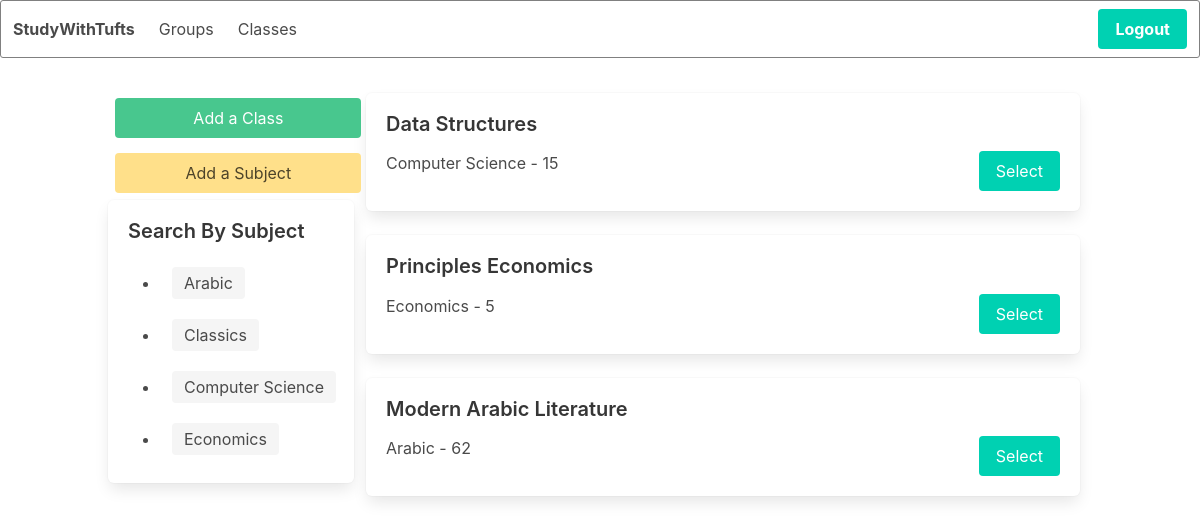
Page /classes/ (signed in) on the committed database.
### classes/models.py (models this page shows, shortened)
class Subject(models.Model):
    title = models.CharField(max_length=100)
    def __str__(self):
        return self.title

class Classes(models.Model):
    title = models.CharField(max_length=100)
    subject = models.ForeignKey(Subject, on_delete=models.CASCADE)
    course_number = models.IntegerField(default=0)

### classes/views.py (the view)
# urls.py: path('', views.index, name='index'),
@login_required(login_url='/login/')
def index(request):
    classes = Classes.objects.all()
    subjects = Subject.objects.all().order_by('title')
    context = {'classes': classes, 'subjects': subjects}
    return render(request, "classes/index.html", context)

### classes/templates/classes/index.html (shortened to what this page needs)
{% extends 'base.html' %}
{%block content%}
<section class="container">
        <div id='forum_container' class="columns">
            <div id='forum_search_container' class="column is-3">
                <a id="padding_bod" href="{% url 'classes:add_class'  %}" class="button is-success">Add a Class</a>
                <a id="padding_bod" href="{% url 'classes:add_subject'  %}" class="button is-warning">Add a Subject</a>
                <div class="box content">
                <h4>Search By Subject</h4>
                <aside class="menu">
                    <ul class="menu-list">
                        {%for subject in subjects%}
                        <li><a href="{% url 'classes:filter' pk=subject.pk%}"><span id='subjecthome' class="tag is-medium is-medium ">{{subject.title}}</span></a></li>
                        {%endfor%}
                    </ul>
                </aside>
                </div>
            </div>
            {%if classes %}
            <div class="column is-9">
                {% for class in classes %}
                <div class="box content">
                    <article class="post">
                        <h4>{{ class.title }}</h4>
                        <div class="media">
                            <div class="media-content">
                                <div class="content">
                                    <p>
                                        {{class.subject}} - {{class.course_number}} &nbsp;
                                    </p>
                                </div>
                            </div>
                            <div class="media-right">
                              <form method="POST" action='/classes/{{ class.id }}'>
                                    <div class="control">
                                        <button class="button is-primary">Select</button>
                                    </div>
                                </form>
                            </div>
                        </div>
                    </article>
                </div>
                {% endfor %}
            </div>
            {%endif%}
        </div>
    </section>
{%endblock%}

### templates/base.html (shortened to what this page needs)
<!DOCTYPE html>
<html>
<html class="has-navbar-fixed-top">
    <head>
        {% load static%}
        <link rel="stylesheet">
        <link rel="stylesheet" href="https://maxcdn.bootstrapcdn.com/font-awesome/4.7.0/css/font-awesome.min.css">
        <link rel="stylesheet" href="https://unpkg.com/bulma@0.7.5/css/bulma.min.css" />
        <link rel='stylesheet' type='text/css' href="{% static 'studywithtufts/style.css' %}">
    </head>
    <nav id="thenav" class="navbar is-fixed-top" role="navigation" aria-label="main navigation">
            <div class="navbar-brand">
              <a id='bold' class="navbar-item" href="{% url 'users:index' %}">
                StudyWithTufts
              </a>
            </div>
            <div id="navbarBasicExample" class="navbar-menu">
              <div class="navbar-start">
                <a class="navbar-item" href="{% url 'groups:index' %}">
                  Groups
                </a>
                <a class="navbar-item" href="{% url 'classes:index' %}">
                  Classes
                </a>
              </div>
              {%if user.is_authenticated%}
              <div class="navbar-end">
                <div class="navbar-item">
                  <div class="buttons">
                    <a class="button is-primary" href="{% url 'users:logout' %}">
                      <strong>Logout</strong>
                    </a>
                  </div>
                </div>
              </div>
              {%endif%}
            </div>
          </nav>
    {%block content%}{%endblock%}
</html>
</html>

### static/studygroup/style.css (style rules this page uses)
#forum_search_container { padding: 0px; margin-top: 1%; }
#forum_container { margin-top: 3%; }
#bold { font-weight: bold; }
#thenav { border: 1px solid grey; border-radius: 3px; z-index: 1000; }
#padding_bod { margin: 3% 3%; width: 100%; z-index: 100; }

### rows in the picture
Subject: title "Arabic"
Subject: title "Classics"
Subject: title "Computer Science"
Subject: title "Economics"
Classes: title "Data Structures", subject "Computer Science", course_number "15"
Classes: title "Principles Economics", subject "Economics", course_number "5"
Classes: title "Modern Arabic Literature", subject "Arabic", course_number "62"
